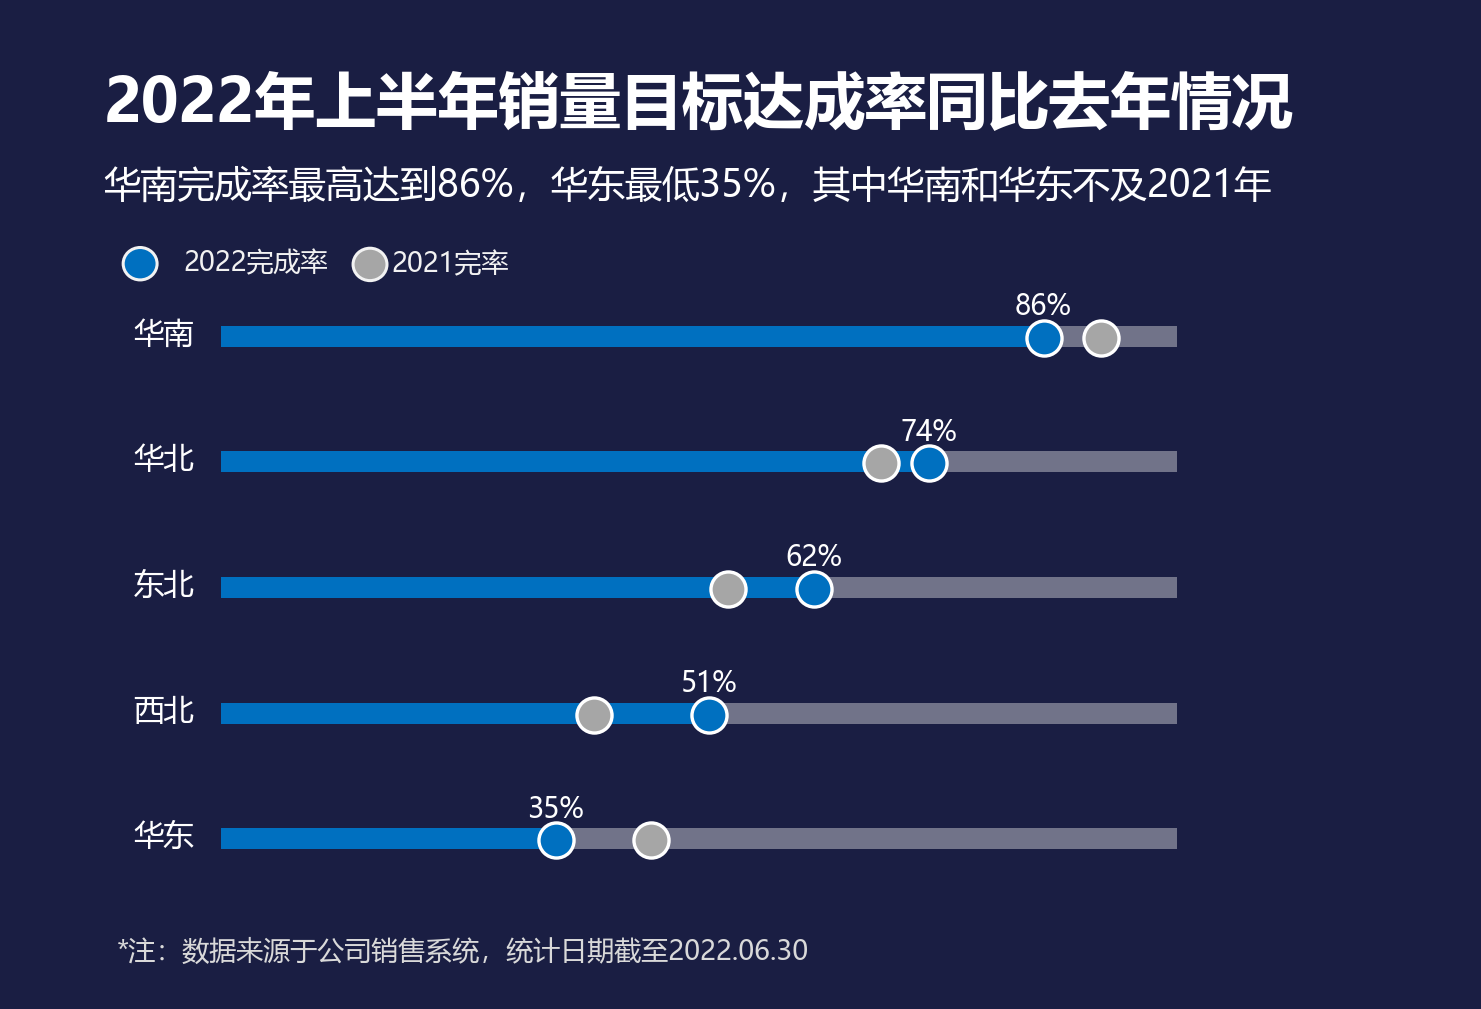

Reproduce this figure in Python.
# -*- coding: utf-8 -*-
"""30 对比滑珠图 (chart17 + drawing30 userShapes + _chart30_obj1.png 实测复刻)

barChart(bar/stacked/gapWidth=500): 2022完成率蓝#0070C0 直角条 + 未完成段(#F2F2F2 40% -> #717389)
scatter: 蓝珠(2022, x=C) + 灰珠(#A6A6A6, 2021, x=D), 均 circle size10 + 白描边, 无连线
值轴 0-1.2 隐藏; 条端为直角(非胶囊); 无数据标签
文字(userShapes): 标题 18pt 加粗 / 副标题 11pt / 注释 8pt #D9D9D9 / 自绘图例(蓝点+灰点+8pt 文字)
"""
import matplotlib
matplotlib.use('Agg')
import matplotlib.pyplot as plt
import numpy as np
from matplotlib.patches import Rectangle, Ellipse

plt.rcParams['font.sans-serif'] = ['Microsoft YaHei', 'SimHei', 'Arial Unicode MS']
plt.rcParams['axes.unicode_minus'] = False

BG = '#1A1E43'; BLUE = '#0070C0'; GRAY = '#717389'; GRAY2 = '#A6A6A6'
TXT = '#FFFFFF'; LABEL = '#F2F2F2'
W, H = 438.9, 299.1

regions = ['华东', '西北', '东北', '华北', '华南']
p22 = [0.35, 0.51, 0.62, 0.74, 0.86]
p21 = [0.45, 0.39, 0.53, 0.69, 0.92]
y = np.arange(5)

fig = plt.figure(figsize=(W / 72, H / 72), facecolor=BG)
ax = fig.add_axes([0.14914, 0.10639, 0.77488, 0.62248], facecolor='none')

BH = 1 / 6.0
for yy, a, b in zip(y, p22, p21):
    ax.add_patch(Rectangle((0, yy - BH/2), a, BH, facecolor=BLUE, linewidth=0, zorder=2))
    ax.add_patch(Rectangle((a, yy - BH/2), 1 - a, BH, facecolor=GRAY, linewidth=0, zorder=1))
ax.scatter(p21, y - 0.012, s=108, c=GRAY2, edgecolors='#FFFFFF', linewidths=1.0, zorder=3)
ax.scatter(p22, y - 0.012, s=108, c=BLUE, edgecolors='#FFFFFF', linewidths=1.0, zorder=4)
# 蓝色滑珠(2022)上方标注完成率百分比
for p, yy in zip(p22, y):
    ax.text(p, yy + 0.115, f'{int(round(p * 100))}%', ha='center', va='bottom',
            color=TXT, fontsize=8.2, zorder=6)

ax.set_xlim(0, 1.2); ax.set_ylim(-0.5, 4.5)
ax.set_xticks([])
ax.set_yticks([])
for yy, nm in zip(y, regions):
    ax.text(-0.0277, yy + 0.016, nm, ha='right', va='center', fontsize=9,
            color=TXT, clip_on=False)
for s in ax.spines.values(): s.set_visible(False)

# 自绘图例: 蓝点/灰点 + 文字
fig.add_artist(Ellipse((0.0946, 1 - 0.2617), 0.0229, 0.0321, transform=fig.transFigure,
                       facecolor=BLUE, edgecolor='#F2F2F2', lw=0.9, zorder=5))
fig.text(0.1235, 1 - 0.2617, '2022完成率', ha='left', va='center', color=LABEL, fontsize=8)
fig.add_artist(Ellipse((0.2498, 1 - 0.2624), 0.0229, 0.0321, transform=fig.transFigure,
                       facecolor=GRAY2, edgecolor='#F2F2F2', lw=0.9, zorder=5))
fig.text(0.2645, 1 - 0.2624, '2021完率', ha='left', va='center', color=LABEL, fontsize=8)

fig.text(0.0700, 1 - 0.0722, '2022年上半年销量目标达成率同比去年情况',
         ha='left', va='top', color=TXT, fontsize=18.1, fontweight='bold')
fig.text(0.0700, 1 - 0.1653, '华南完成率最高达到86%，华东最低35%，其中华南和华东不及2021年',
         ha='left', va='top', color=TXT, fontsize=11)
fig.text(0.0788, 1 - 0.9431, '*注：数据来源于公司销售系统，统计日期截至2022.06.30',
         ha='left', va='center', color='#D9D9D9', fontsize=8)

plt.savefig('30 对比滑珠图.png', dpi=243, facecolor=BG)
print('已生成 30 对比滑珠图.png')
